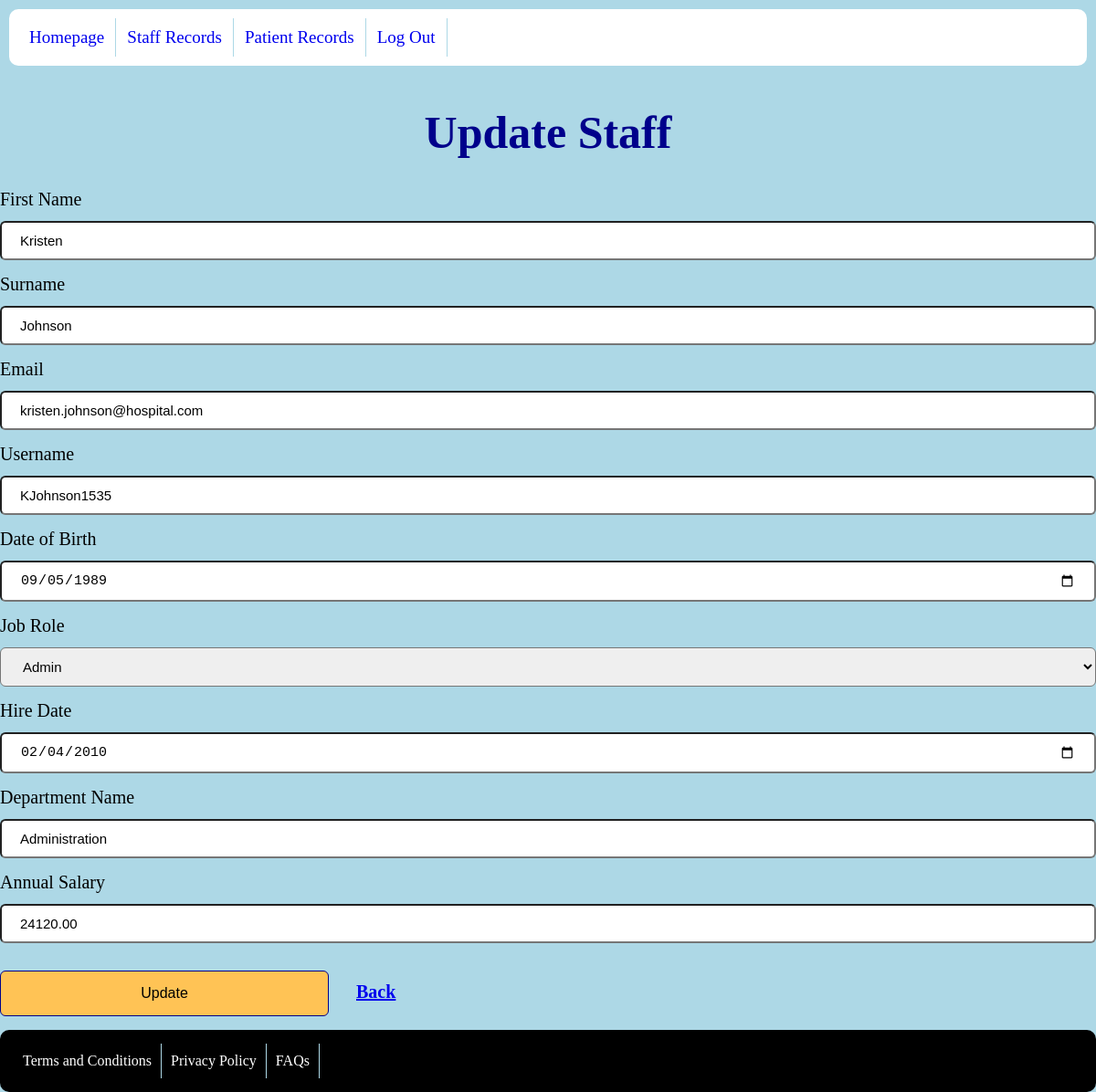
/staffUser/updateUser.php?sid=1 (signed in), run on the app's committed database.
### tables this page shows
CREATE TABLE `staff` (
  `staff_id` int(11) NOT NULL,
  `first_name` text NOT NULL,
  `surname` text NOT NULL,
  `email` varchar(255) NOT NULL,
  `username` text NOT NULL,
  `password` text NOT NULL,
  `date_of_birth` date NOT NULL,
  `job_role` text NOT NULL,
  `hire_date` date NOT NULL,
  `department_name` text NOT NULL,
  `salary` decimal(10,2) NOT NULL
);

### staffUser/updateUser.php (the view, shortened to what this page needs)
<!DOCTYPE html>
<html lang="en">
<head>
    <link href="../css/desktop.css" media="only screen and (min-width:720px)" rel="stylesheet" type="text/css">
    <link href="../css/mobile.css" media="only screen and (max-width:720px)" rel="stylesheet" type="text/css">
</head>
<body>
    <div class="container">
        <?php
        include("../includes/header.php");
        $conn = new mysqli(DB_HOST, DB_USER, DB_PASSWORD, DB_NAME);
            $sql = "SELECT * FROM Staff WHERE staff_id=?";
            $stmt = $conn->prepare($sql);
            $stmt->bind_param("i", $_GET['sid']);
            $stmt->execute();
            $result = $stmt->get_result();
            $arrayResult = [];
            while ($row = $result->fetch_assoc()) {
                $arrayResult[] = $row;
            }
        ?>
        <main>
            <h1>Update Staff</h1>
            <form method="post">
                <label>First Name</label>
                <input type="text" name="fname" value="<?php echo $arrayResult[0]['first_name']; ?>">
                <label>Surname</label>
                <input type="text" name="surname" value="<?php echo $arrayResult[0]['surname']; ?>">
                <label>Email</label>
                <input type="text" name="email" value="<?php echo $arrayResult[0]['email']; ?>">
                <label>Username</label>
                <input type="text" name="uname" value="<?php echo $arrayResult[0]['username']; ?>">
                <label>Date of Birth</label>
                <input type="date" name="dob" value="<?php echo $arrayResult[0]['date_of_birth']; ?>">
                <label>Job Role</label>
                <select name="job">
                    <option value="admin" <?php echo ($arrayResult[0]['job_role']=="admin") ? "selected" : ""; ?>>Admin</option>
                </select>
                <label>Hire Date</label>
                <input type="date" name="hdate" value="<?php echo $arrayResult[0]['hire_date']; ?>">
                <label>Department Name</label>
                <input type="text" name="department" value="<?php echo $arrayResult[0]['department_name']; ?>">
                <label>Annual Salary</label>
                <input type="number" name="salary" value="<?php echo $arrayResult[0]['salary']; ?>">
                <input type="submit" name="submit" value="Update"><a href="../staffUser/staff-records.php" class="back-button">Back</a>
            </form>
        </main>
        <?php
            include("../includes/footer.php");
        ?>
    </div>
</body>
</html>

### css/desktop.css (style rules this page uses)
body { background-color: lightblue; margin: 0; display: flex; justify-content: center; align-items: center; }
.container { width:100%; margin: 0 auto; max-width: 1200px; min-width: 600px; display: flex; flex-direction: column; min-height:100vh; min-height:100svh; }
h1 { font-size: 50px; color:darkblue; text-align: center; }
input, select { width: 100%; display:inline-block; padding: 11px 20px; margin-top: 10px; box-sizing: border-box; border-radius: 6px; font-size:15px; }
label { display: block; margin-top: 15px; margin-bottom:2px; font-size:20px; }
button, input[type=submit] { background-color: #FFC355; color: black; border: 1px darkblue solid; border-radius: 6px; padding: 15px 32px; text-align: center; text-decoration: none; display: inline-block; font-size: 16px; cursor: pointer; width:30%; margin-top:15px; margin-bottom:15px; }
form { font-size: 20px; border-radius:20px; }
.back-button { font-weight: bold; padding-left: 30px; }
:root { --delay: 0; --duration: 800ms; --iterations: 1; }

### css/mobile.css (style rules this page uses)
body { background-color: lightblue; margin: 0; display: flex; justify-content: center; align-items: center; }
main { margin:5px; }
h1 { font-size: 40px; color:darkblue; text-align: center; }
.container { width:100%; margin:auto; display: flex; flex-direction: column; min-height:100vh; min-height:100svh; }
input, select { width: 100%; display:inline-block; padding: 11px 20px; margin: 15px 0; box-sizing: border-box; border-radius: 6px; font-size:15px; }
label { display: block; margin-top: 15px; margin-bottom:2px; font-size:20px; }
button, input[type=submit] { background-color: #FFC355; color: black; padding: 14px 20px; border: none; width: 100%; margin-top:15px; margin-bottom:15px; border-radius: 6px; border: 1px darkblue solid; }
input[type=submit] { width: 100%; }
form { font-size: 20px; padding:10px; border-radius:20px; }
.back-button { font-weight: bold; padding-left: 10px; }
:root { --delay: 0; --duration: 800ms; --iterations: 1; }

### data on the page
staff: fname "Kristen", surname "Johnson", email "kristen.johnson@hospital.com", uname "KJohnson1535", dob "09/05/1989", job "Admin", hdate "02/04/2010", department "Administration", salary "24120.00"

### other printed values
$title "Homepage"
$title "Staff Records"
$title "Patient Records"
$title "Log Out"
